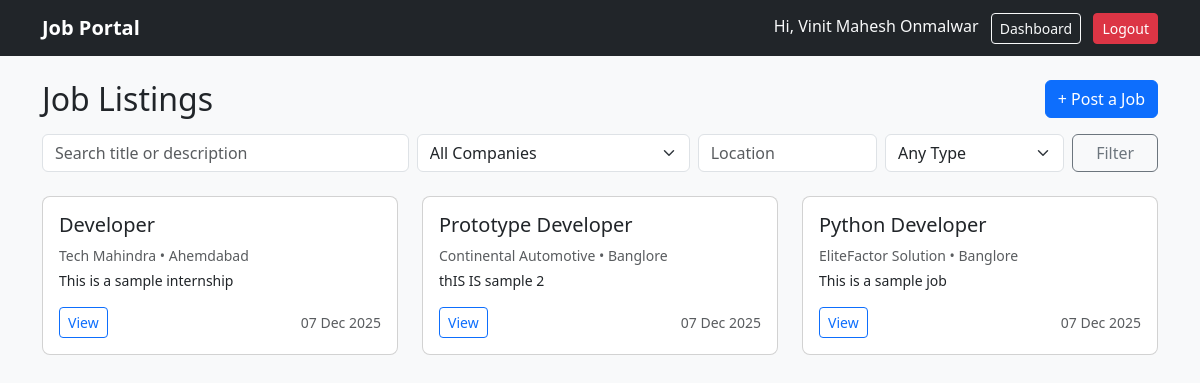
The app's page / (signed in) with its own data.
### app.py (models this page shows, shortened)
class User(db.Model, UserMixin):
    id = db.Column(db.Integer, primary_key=True)
    fullname = db.Column(db.String(100), nullable=False)
    email = db.Column(db.String(100), unique=True, nullable=False)
    password_hash = db.Column(db.String(256), nullable=False)
    is_admin = db.Column(db.Boolean, default=False)
    is_employer = db.Column(db.Boolean, default=False)
    created_at = db.Column(db.DateTime, default=datetime.utcnow)

class Job(db.Model):
    id = db.Column(db.Integer, primary_key=True)
    job_title = db.Column(db.String(100), nullable=False)
    company = db.Column(db.String(100), nullable=False)
    salary = db.Column(db.String(50))
    description = db.Column(db.Text, nullable=False)
    location = db.Column(db.String(50))
    job_type = db.Column(db.String(50))
    created_at = db.Column(db.DateTime, default=datetime.utcnow)
    posted_by_id = db.Column(db.Integer, db.ForeignKey("user.id", ondelete="CASCADE"))
    posted_by = db.relationship("User", backref=db.backref("posted_jobs", cascade="all, delete-orphan"))

### app.py (the view)
@app.route("/")
def index():
    q = request.args.get("q", "").strip()
    company = request.args.get("company", "").strip()
    location = request.args.get("location", "").strip()
    job_type = request.args.get("job_type", "").strip()
    query = Job.query
    if q:
        q_like = f"%{q}%"
        query = query.filter(
            (Job.job_title.ilike(q_like)) | (Job.description.ilike(q_like))
        )
    if company:
        query = query.filter(func.lower(Job.company) == func.lower(company))
    if location:
        query = query.filter(func.lower(Job.location) == func.lower(location))
    if job_type:
        query = query.filter(func.lower(Job.job_type) == func.lower(job_type))
    jobs = query.order_by(Job.created_at.desc()).all()
    companies = [c[0] for c in db.session.query(Job.company).filter(Job.company != None).distinct().all()]
    job_types = [c[0] for c in db.session.query(Job.job_type).filter(Job.job_type != None).distinct().all()]
    return render_template(
        "index.html",
        jobs = jobs,
        q=q,
        company = company,
        location = location,
        job_type = job_type,
        companies = companies,
        job_types=job_types
    )

### app.py (called while the page is built)
@login_manager.user_loader
def load_user(user_id):
    return User.query.get(int(user_id))

### templates/index.html (shortened to what this page needs)
{% extends "base.html" %}
{% block content %}
<div class="d-flex justify-content-between align-items-center mb-3">
    <h2 class="mb-0">Job Listings</h2>
    {% if current_user.is_authenticated and (current_user.is_employer or current_user.is_admin) %}
        <a href="{{url_for('create_job')}}" class="btn btn-primary"> + Post a Job</a>
    {% endif %}
</div>
<form method="get" class="mb-4">
    <div class="row g-2">
        <div class="col-md-4"><input type="text" name="q" class="form-control" placeholder="Search title or description" value="{{q}}"></div>
        <div class="col-md-3">
            <select name="company" class="form-select">
                <option value="">All Companies</option>
            </select>
        </div>
        <div class="col-md-2"><input type="text" name="location" class="form-control" placeholder="Location" value="{{location}}"></div>
        <div class="col-md-2">
            <select name="job_type" class="form-select">
                <option value="">Any Type</option>
            </select>
        </div>
        <div class="col-md-1"><button type="submit" class="btn btn-outline-secondary w-100">Filter</button></div>
    </div>
</form>
<div class="row">
    {% if jobs %}
        {% for job in jobs %}
            <div class="col-md-4 mb-3">
                <div class="card h-100">
                    <div class="card-body d-flex flex-column">
                        <h5 class="card-title">{{job.job_title}}</h5>
                        <p class="small text-muted mb-1">{{job.company}} • {{job.location or "N/A"}} </p>
                        <p class="card-text small text-truncate" style="max-height: 4.5em;">{{job.description}}</p>
                        <div class="mt-auto d-flex justify-content-between align-items-center">
                            <a href="{{url_for('job_detail', job_id=job.id)}}" class="btn btn-sm btn-outline-primary">View</a>
                            <small class="text-muted">{{job.created_at.strftime("%d %b %Y")}}</small>
                        </div>
                    </div>
                </div>
            </div>
        {% endfor %}
    {%else%}
    <div class="col-12"><div class="alert alert-info">No Jobs Found.</div></div>
    {% endif %}
</div>
{% endblock %}

### templates/base.html (shortened to what this page needs)
<!DOCTYPE html>
<html lang="en">
<head>
    <link href="https://cdn.jsdelivr.net/npm/bootstrap@5.3.0/dist/css/bootstrap.min.css" rel="stylesheet">
    <link rel="stylesheet" href="{{url_for('static', filename='css/style.css')}}">
</head>
<body>
<nav class="navbar navbar-expand-lg navbar-dark bg-dark mb-4">
    <div class="container">
        <a class="navbar-brand" href="{{url_for('index')}}">Job Portal</a>
        <div class="ms-auto">
            {% if current_user.is_authenticated %}
                <span class="text-light me-2">Hi, {{current_user.fullname}}</span>
                <a class="btn btn-outline-light btn-sm" href="{{url_for('dashboard')}}">Dashboard</a>
                <a class="btn btn-danger btn-sm ms-2" href="{{url_for('logout')}}">Logout</a>
            {% else %}
            <a class="btn btn-outline-light btn-sm" href="{{url_for('login')}}">Login</a>
            <a class="btn btn-warning btn-sm ms-2" href="{{url_for('register')}}">Register</a>
            {% endif %}
        </div>
    </div>
</nav>
<div class="container">
    {% block content %} {% endblock %}
</div>
</body>
</html>

### static/css/style.css (style rules this page uses)
body { background:#f8f9fa; }
.card { border-radius:8px; }
.navbar-brand { font-weight:700; }

### records on screen
User: fullname "Vinit Mahesh Onmalwar"
Job: job_title "Developer", company "Tech Mahindra", location "Ahemdabad", description "This is a sample internship", created_at "07 Dec 2025"
Job: job_title "Prototype Developer", company "Continental Automotive", location "Banglore", description "thIS IS sample 2", created_at "07 Dec 2025"
Job: job_title "Python Developer", company "EliteFactor Solution", location "Banglore", description "This is a sample job", created_at "07 Dec 2025"
